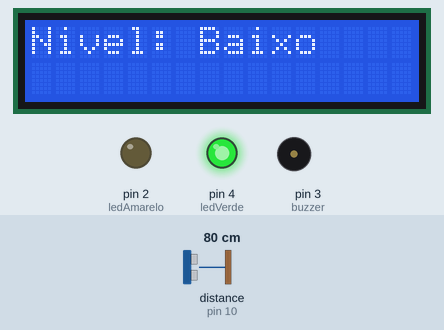
This sketch was run on a simulated Arduino Uno, built with avr-gcc and run on an emulated ATmega328P. Parts: 16×2 character LCD, output pins drawn as LEDs (lit = HIGH), buzzer (waves = sounding, pin HIGH). Wiring (inferred from the names in the program): ultrasonic range finder: trigger pin 9; echo pin 10. The test bench sets the inputs (shaded band); at power-on: distance to the obstacle (sensor on pin 10) 80 cm. The echo pulse lasts 58.3 µs per cm; pins used as bus, display or sensor lines are not drawn; what the sketch prints to the serial monitor is not drawn.

Above: at 3.2 s.
3.3 s: distance to the obstacle (sensor on pin 10) set to 23 cm
5.3 s: distance to the obstacle (sensor on pin 10) set to 18 cm
At 7.1 s:
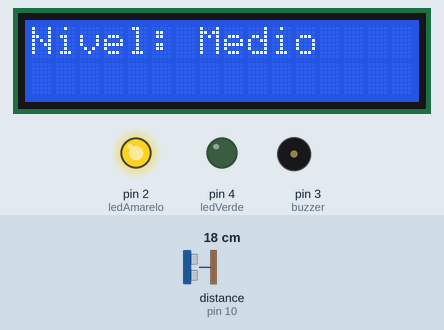
7.6 s: distance to the obstacle (sensor on pin 10) set to 12 cm
9.4 s: distance to the obstacle (sensor on pin 10) set to 9 cm
At 10.8 s:
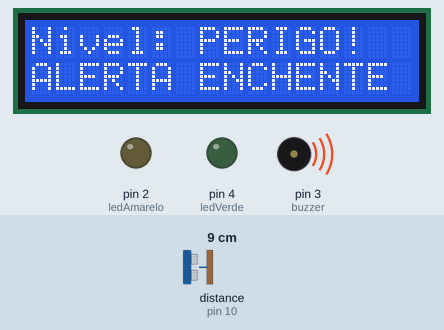
11.7 s: distance to the obstacle (sensor on pin 10) set to 35 cm
At 13.0 s:
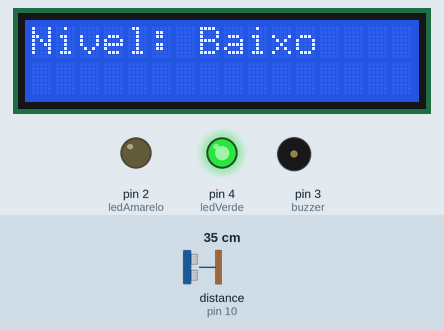
13.8 s: distance to the obstacle (sensor on pin 10) set to 2 cm
At 15.2 s:
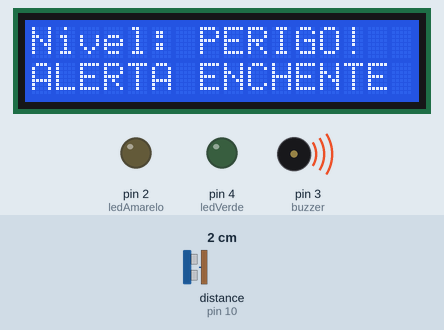
Timing chart, 0 to 16.8 s (numbered marks = the images above; inputs shaded):
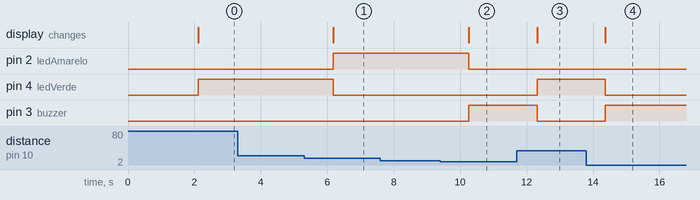

Measured:
- the behaviour switches between 21 and 20 cm on distance to the obstacle (sensor on pin 10) (found by bisection; images 0 and 1)
- the behaviour switches between 11 and 10 cm on distance to the obstacle (sensor on pin 10) (found by bisection; images 1 and 2)
- after the input at 3.3 s, every drawn part: stays the same
- after the input at 5.3 s, pin 2 (ledAmarelo): LOW → HIGH after 0.88 s; pin 4 (ledVerde): HIGH → LOW after 0.88 s; the display: changes after 0.88 s (image 1)
- after the input at 7.6 s, every drawn part: stays the same
- after the input at 9.4 s, pin 2 (ledAmarelo): HIGH → LOW after 0.87 s; pin 3 (buzzer): LOW → HIGH after 0.87 s; the display: changes after 0.87 s (image 2)
- after the input at 11.7 s, pin 4 (ledVerde): LOW → HIGH after 0.62 s; pin 3 (buzzer): HIGH → LOW after 0.62 s; the display: changes after 0.62 s (image 3)
- after the input at 13.8 s, pin 4 (ledVerde): HIGH → LOW after 0.57 s; pin 3 (buzzer): LOW → HIGH after 0.57 s; the display: changes after 0.57 s (image 4)

The sketch:

medidor-distancia.ino
```cpp
#include <Wire.h>
#include <LiquidCrystal_I2C.h>

// Configuração do LCD
LiquidCrystal_I2C lcd(0x27, 16, 2);

// Pinos do Ultrassônico
const int trigPin = 9;
const int echoPin = 10;

// Pinos dos LEDs e buzzer
const int ledVerde = 4;
const int ledAmarelo = 2;
const int ledVermelho = 1;
const int buzzer = 3;

void setup() {
  Serial.begin(9600);
  lcd.init();
  lcd.backlight();

  pinMode(trigPin, OUTPUT);
  pinMode(echoPin, INPUT);

  pinMode(ledVerde, OUTPUT);
  pinMode(ledAmarelo, OUTPUT);
  pinMode(ledVermelho, OUTPUT);
  pinMode(buzzer, OUTPUT);

  lcd.setCursor(0, 0);
  lcd.print("  SafePlace");
  lcd.setCursor(0, 1);
  lcd.print(" Monitorando...");
  delay(2000);
}

void loop() {
  long duracao;
  float distancia;

  // Envia sinal
  digitalWrite(trigPin, LOW);
  delayMicroseconds(2);
  digitalWrite(trigPin, HIGH);
  delayMicroseconds(10);
  digitalWrite(trigPin, LOW);

  // Leitura do echo
  duracao = pulseIn(echoPin, HIGH);
  distancia = duracao * 0.034 / 2;

  Serial.print("Distancia: ");
  Serial.print(distancia);
  Serial.println(" cm");

  lcd.clear();
  lcd.setCursor(0, 0);
  lcd.print("Nivel:");

  // Avaliação do nível de água
  if (distancia > 20) { // Nível baixo (ajuste conforme a maquete)
    lcd.print(" Baixo");
    digitalWrite(ledVerde, HIGH);
    digitalWrite(ledAmarelo, LOW);
    digitalWrite(ledVermelho, LOW);
    digitalWrite(buzzer, LOW);
  } else if (distancia <= 20 && distancia > 10) { // Nível médio
    lcd.print(" Medio");
    digitalWrite(ledVerde, LOW);
    digitalWrite(ledAmarelo, HIGH);
    digitalWrite(ledVermelho, LOW);
    digitalWrite(buzzer, LOW);
  } else { // Nível alto - Perigo
    lcd.print(" PERIGO!");
    lcd.setCursor(0, 1);
    lcd.print("ALERTA ENCHENTE");
    digitalWrite(ledVerde, LOW);
    digitalWrite(ledAmarelo, LOW);
    digitalWrite(ledVermelho, HIGH);
    digitalWrite(buzzer, HIGH);
  }

  delay(1000);
}
```
